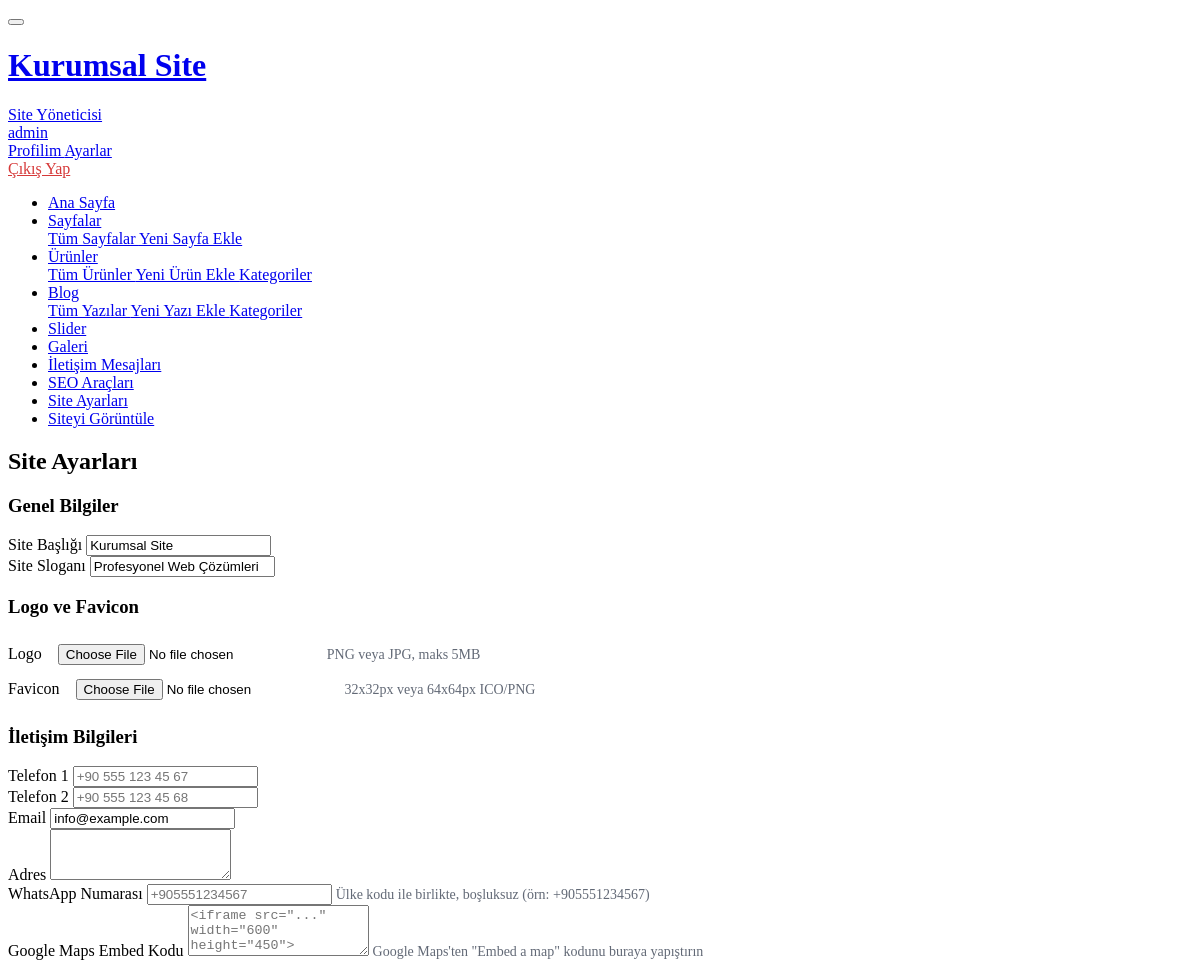
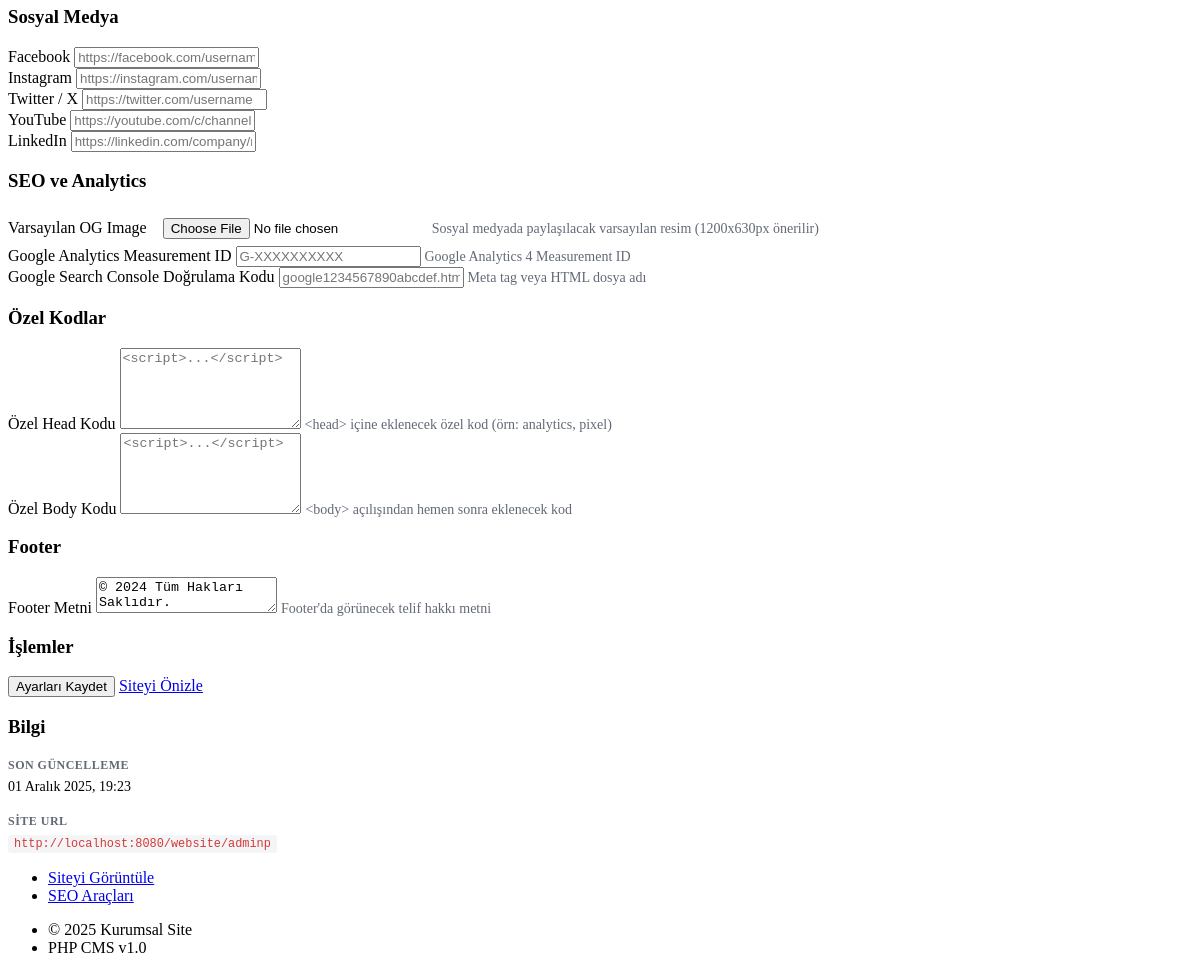
Screenshot of /admin/settings.php (signed in) with the database file from the repository (2 pictures, top to bottom).
### tables this page shows
CREATE TABLE IF NOT EXISTS `settings` (
  `id` int(11) NOT NULL DEFAULT 1,
  `site_title` varchar(100) NOT NULL,
  `site_slogan` varchar(255) DEFAULT NULL,
  `logo` varchar(255) DEFAULT NULL,
  `favicon` varchar(255) DEFAULT NULL,
  `phone` varchar(20) DEFAULT NULL,
  `phone2` varchar(20) DEFAULT NULL,
  `email` varchar(100) DEFAULT NULL,
  `address` text DEFAULT NULL,
  `maps_embed` text DEFAULT NULL,
  `facebook` varchar(255) DEFAULT NULL,
  `instagram` varchar(255) DEFAULT NULL,
  `twitter` varchar(255) DEFAULT NULL,
  `youtube` varchar(255) DEFAULT NULL,
  `linkedin` varchar(255) DEFAULT NULL,
  `whatsapp` varchar(20) DEFAULT NULL,
  `default_og_image` varchar(255) DEFAULT NULL,
  `google_analytics` varchar(50) DEFAULT NULL,
  `google_search_console` varchar(255) DEFAULT NULL,
  `footer_text` text DEFAULT NULL,
  `custom_head_code` text DEFAULT NULL,
  `custom_body_code` text DEFAULT NULL,
  `created_at` timestamp NOT NULL DEFAULT current_timestamp(),
  `updated_at` timestamp NOT NULL DEFAULT current_timestamp() ON UPDATE current_timestamp(),
  PRIMARY KEY (`id`),
  CONSTRAINT `chk_settings_id` CHECK (`id` = 1)
);

CREATE TABLE IF NOT EXISTS `users` (
  `id` int(11) NOT NULL AUTO_INCREMENT,
  `username` varchar(50) NOT NULL,
  `email` varchar(100) NOT NULL,
  `password_hash` varchar(255) NOT NULL,
  `full_name` varchar(100) DEFAULT NULL,
  `is_active` tinyint(1) DEFAULT 1,
  `last_login` datetime DEFAULT NULL,
  `created_at` timestamp NOT NULL DEFAULT current_timestamp(),
  PRIMARY KEY (`id`),
  UNIQUE KEY `username` (`username`),
  UNIQUE KEY `email` (`email`)
);

### admin/settings.php (the view, shortened to what the rows shown need)
<?php
require_once __DIR__ . '/inc/auth.php';
$pageTitle = 'Site Ayarları';
$db = Database::getInstance();
$settings = $db->fetchOne("SELECT * FROM settings WHERE id = 1");
include __DIR__ . '/inc/header.php';
?>
<form method="POST" enctype="multipart/form-data">
    <div class="row">
        <div class="col-lg-8">
            <div class="card mb-3">
                <div class="card-body">
                    <div class="row">
                        <div class="col-md-6 mb-3">
                            <label class="form-label required">Site Başlığı</label>
                            <input type="text" name="site_title" class="form-control"
                                   value="<?= e($settings['site_title']) ?>" required>
                        </div>
                        <div class="col-md-6 mb-3">
                            <label class="form-label">Site Sloganı</label>
                            <input type="text" name="site_slogan" class="form-control"
                                   value="<?= e($settings['site_slogan'] ?? '') ?>">
                        </div>
                    </div>
                </div>
            </div>
            <div class="card mb-3">
                <div class="card-body">
                    <div class="mb-3">
                        <label class="form-label">Email</label>
                        <input type="email" name="email" class="form-control"
                               value="<?= e($settings['email'] ?? '') ?>" placeholder="info@example.com">
                    </div>
                </div>
            </div>
            <div class="card mb-3">
                <div class="card-body">
                    <div class="mb-3">
                        <label class="form-label">Footer Metni</label>
                        <textarea name="footer_text" class="form-control" rows="2"
                                  placeholder="© 2024 Tüm Hakları Saklıdır."><?= e($settings['footer_text'] ?? '') ?></textarea>
                        <small class="form-hint">Footer'da görünecek telif hakkı metni</small>
                    </div>
                </div>
            </div>
        </div>
        <div class="col-lg-4">
            <div class="card">
                <div class="card-body">
                    <div class="datagrid">
                        <div class="datagrid-item">
                            <div class="datagrid-title">Son Güncelleme</div>
                            <div class="datagrid-content">
                                <?= isset($settings['updated_at']) ? formatDate($settings['updated_at']) : 'Henüz güncellenmedi' ?>
                            </div>
                        </div>
                    </div>
                </div>
            </div>
        </div>
    </div>
</form>
<?php include __DIR__ . '/inc/footer.php'; ?>

### admin/inc/header.php (shortened to what the rows shown need)
<?php
$adminUser = getAdminUser();
$settings = getSettings();
$pageTitle = $pageTitle ?? 'Panel';
?>
<!DOCTYPE html>
<html lang="tr">
<head>
    <link href="https://cdn.jsdelivr.net/npm/@tabler/core@latest/dist/css/tabler.min.css" rel="stylesheet">
    <link href="https://cdn.jsdelivr.net/npm/@tabler/icons@latest/iconfont/tabler-icons.min.css" rel="stylesheet">
    <link href="<?= adminUrl('assets/css/admin.css') ?>" rel="stylesheet">
</head>
<body data-site-title="<?= e($settings['site_title']) ?>">
    <div class="page">
        <header class="navbar navbar-expand-md navbar-light d-print-none">
            <div class="container-xl">
                <h1 class="navbar-brand navbar-brand-autodark d-none-navbar-horizontal pe-0 pe-md-3">
                    <a href="<?= adminUrl('dashboard.php') ?>">
                        <?php if (!empty($settings['logo'])): ?>
                            <img src="<?= siteUrl('uploads/' . $settings['logo']) ?>" height="36" alt="<?= e($settings['site_title']) ?>">
                        <?php else: ?>
                            <?= e($settings['site_title']) ?>
                        <?php endif; ?>
                    </a>
                </h1>
                <div class="navbar-nav flex-row order-md-last">
                    <div class="nav-item dropdown">
                        <a href="#" class="nav-link d-flex lh-1 text-reset p-0" data-bs-toggle="dropdown">
                            <div class="d-none d-xl-block ps-2">
                                <div><?= e($adminUser['full_name'] ?? $adminUser['username']) ?></div>
                                <div class="mt-1 small text-muted"><?= e($adminUser['username']) ?></div>
                            </div>
                        </a>
                    </div>
                </div>
            </div>
        </header>
        <div class="page-wrapper">
            <div class="page-header d-print-none">
                <div class="container-xl">
                    <div class="row g-2 align-items-center">
                        <div class="col">
                            <h2 class="page-title"><?= e($pageTitle) ?></h2>
                        </div>
                    </div>
                </div>
            </div>
            <div class="page-body">
                <div class="container-xl">

### admin/inc/footer.php (shortened to what the rows shown need)
                </div>
            </div>
            <footer class="footer footer-transparent d-print-none">
                <div class="container-xl">
                    <div class="row text-center align-items-center flex-row-reverse">
                        <div class="col-12 col-lg-auto mt-3 mt-lg-0">
                            <ul class="list-inline list-inline-dots mb-0">
                                <li class="list-inline-item">
                                    &copy; <?= date('Y') ?> <?= e($settings['site_title']) ?>
                                </li>
                                <li class="list-inline-item">
                                    PHP CMS v1.0
                                </li>
                            </ul>
                        </div>
                    </div>
                </div>
            </footer>
        </div>
    </div>
</body>
</html>

### rows the page displays
settings: site_title "Kurumsal Site", site_slogan "Profesyonel Web Çözümleri", email "info@example.com", footer_text "© 2024 Tüm Hakları Saklıdır.", updated_at "01 Aralık 2025, 19:23"
users: full_name "Site Yöneticisi", username "admin"

### other values shown
$pageTitle "Site Ayarları"
SITE_URL "http://localhost:8080/website/adminp"
